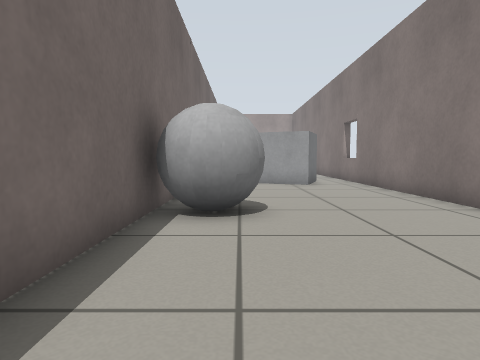
view 1 (above)

24 first-person views from a walk through a world built for the Gazebo simulator. The camera is 0.5 m above the floor, tilts 4° down and sees 75° across. The floor is counted in squares, 0.5 m on a side. Each view is taken from the middle of a square. On the plan, view 1 faces up. The plan holds only what a view shows up to about 12 squares ahead; the rest is blank.

view 2
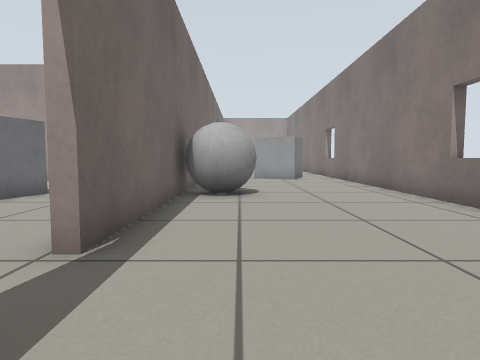

view 3
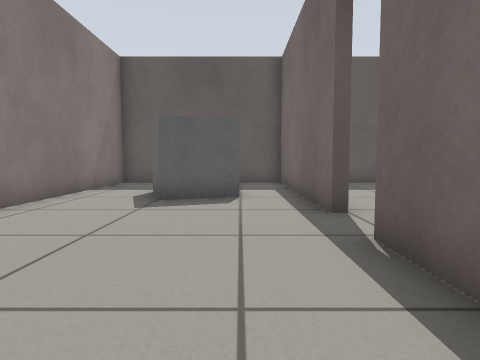

view 4
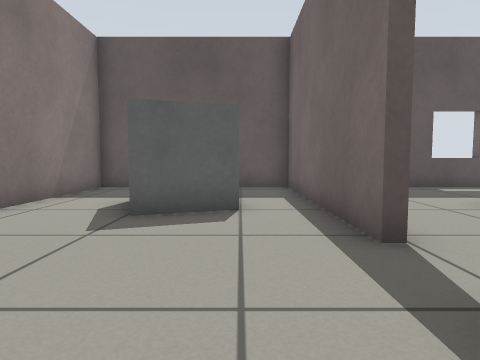

view 5
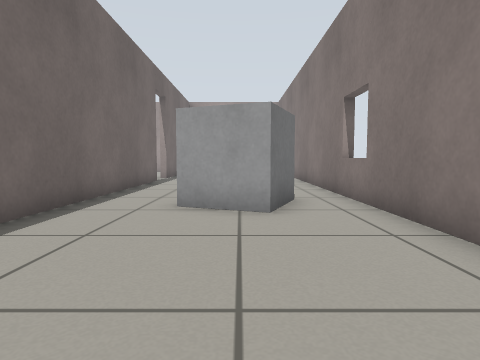

view 6
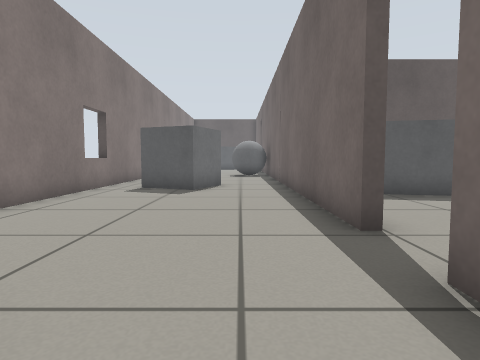

view 7
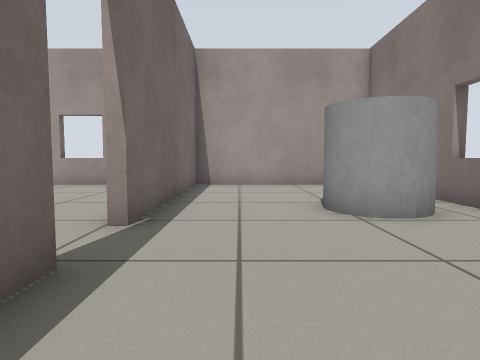

view 8
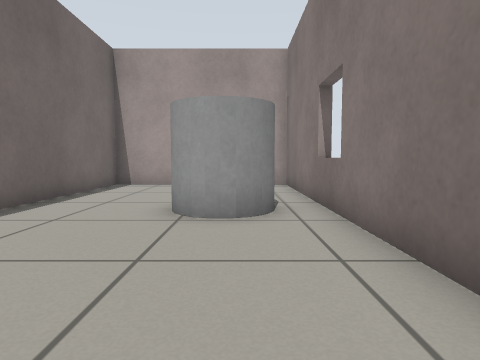

view 9
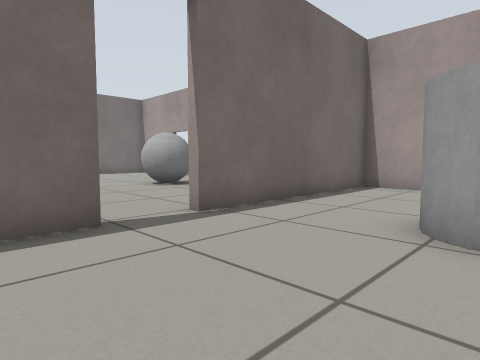

view 10
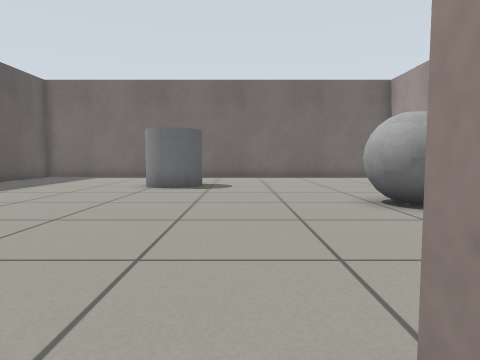

view 11
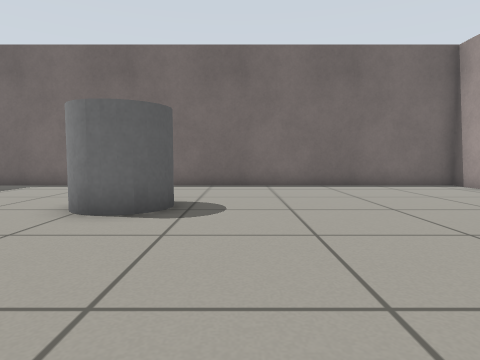

view 12
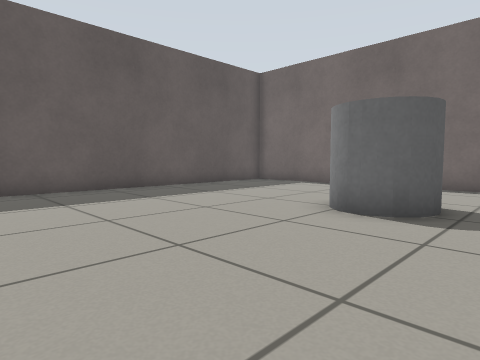

view 13
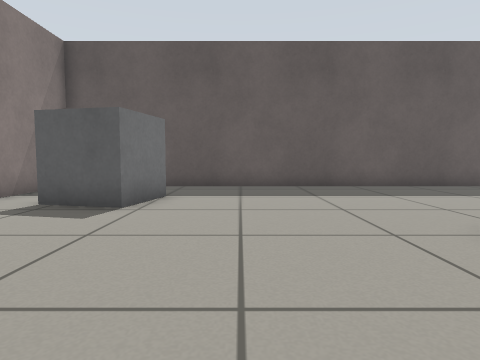

view 14
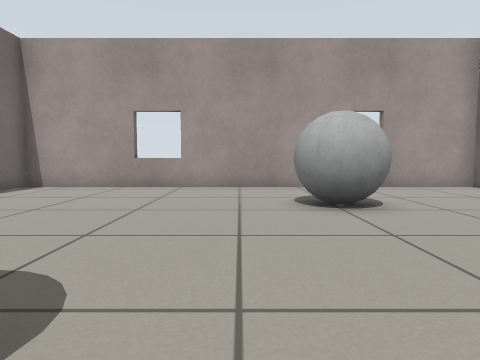

view 15
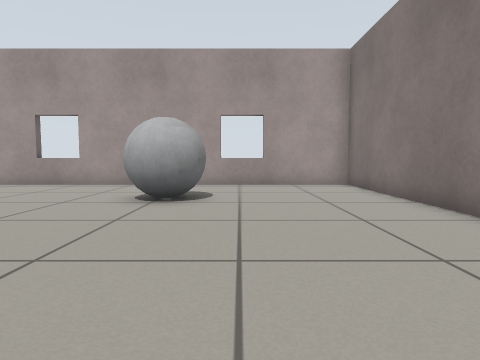

view 16
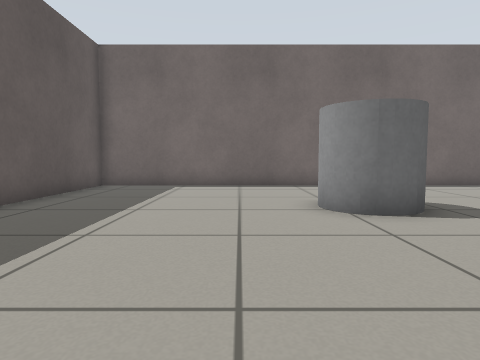

view 17
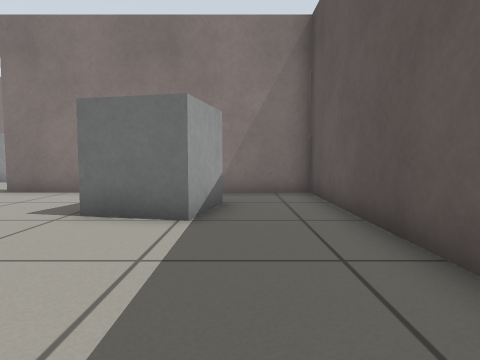

view 18
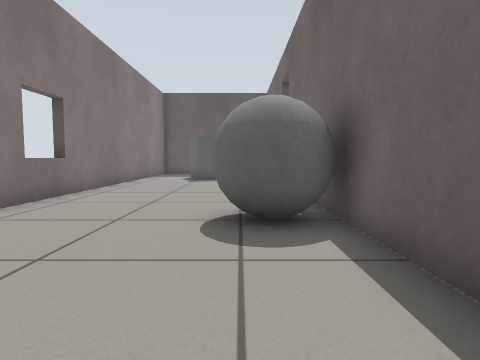

view 19
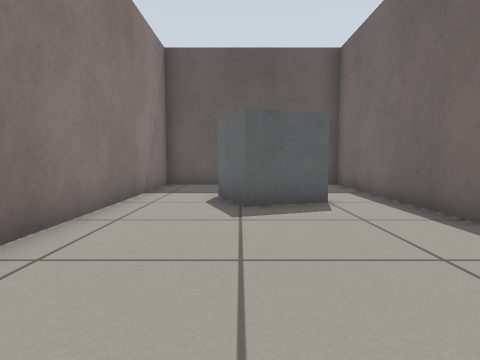

view 20
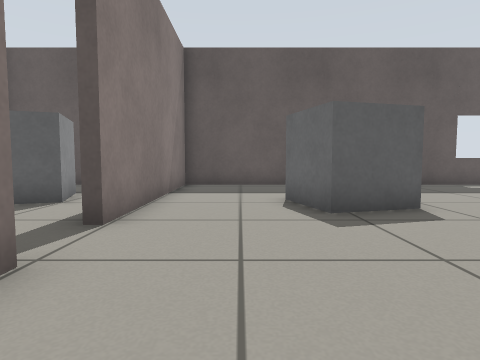

view 21
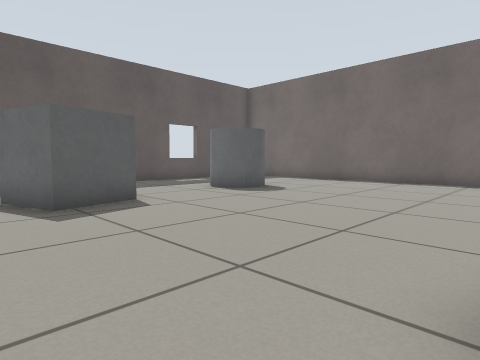

view 22
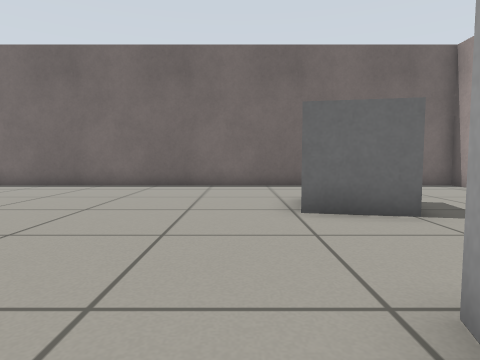

view 23
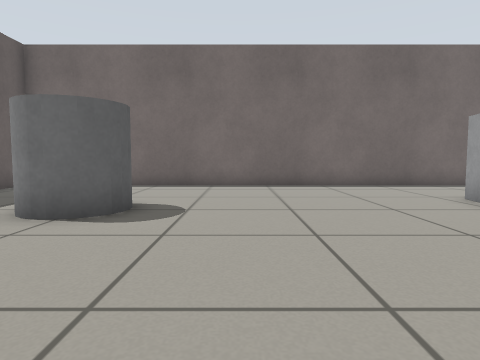

view 24
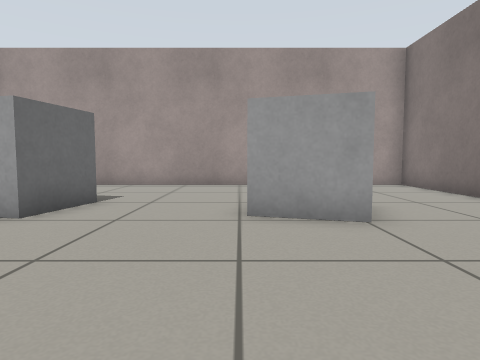

### Floor plan
Key: @ floor where view 1 was taken; # wall or solid block; . floor; D open door; B grey box; G grey ball; C grey cylinder.
Columns run from 18 left of view 1 to 5 right of it. Each row starts with its distance up from view 1.
 29 ########################
 28 #...............#......#
 27 #...............#......#
 26 #......... .....#.... .#
 25 #........GGG....#.... .#
 24 #.........GG....#...  .#
 23 #...............#...CC.#
 22 #...............#....C.#
 21 #...............D......#
 20 #...............D......#
 19 #....CC.........#......#
 18 #....CC.........#......#
 17 #...............#......#
 16 #............B..#......#
 15 #...........BBB.#......#
 14 #...........BBB.#...B..#
 13 #...............#..B B.#
 12 #...............#...B..#
 11 #################......#
 10 #..........    .#......#
  9 # .........   ..#......#
  8 #  ........   ..#......#
  7 #.   ......  ...#G.....#
  6 #...  B.... B...#GG....#
  5 #....BB...B B...#GG....#
  4 #.....B....BB.. #......#
  3 #.............. #......#
  2 #...............#......#
  1 #...............#......#
  0 #...............D.@....#
 -1 #...............D......#
 -2 #...............#......#
 -3 #.....C....BB...#......#
 -4 #....  C...  B..#.BBB..#
 -5 #..   C...   ...#..BB..#
 -6 #     ....  ....#..B ..#
 -7 #     ...  .....#... ..#
 -8 #     ..  ......#......#
 -9  ##  ###################

Where each view was taken, in squares from view 1:
view 1: 0 up, 0 right, facing up
view 2: 3 down, 0 right, facing up
view 3: 4 up, 0 right, facing down
view 4: 2 up, 0 right, facing down
view 5: 6 up, 2 right, facing up
view 6: 24 up, 0 right, facing down
view 7: 17 up, 0 right, facing up
view 8: 17 up, 3 right, facing up
view 9: 18 up, 3 right, facing up-left
view 10: 21 up, 1 left, facing left
view 11: 21 up, 6 left, facing left
view 12: 21 up, 6 left, facing down-left
view 13: 22 up, 8 left, facing down
view 14: 18 up, 10 left, facing up
view 15: 17 up, 6 left, facing up
view 16: 16 up, 6 left, facing left
view 17: 13 up, 11 left, facing right
view 18: 11 up, 0 right, facing down
view 19: 3 up, 2 right, facing down
view 20: 3 up, 4 left, facing down
view 21: 4 up, 4 left, facing down-left
view 22: 3 up, 6 left, facing left
view 23: 1 down, 6 left, facing left
view 24: 1 down, 8 left, facing up
